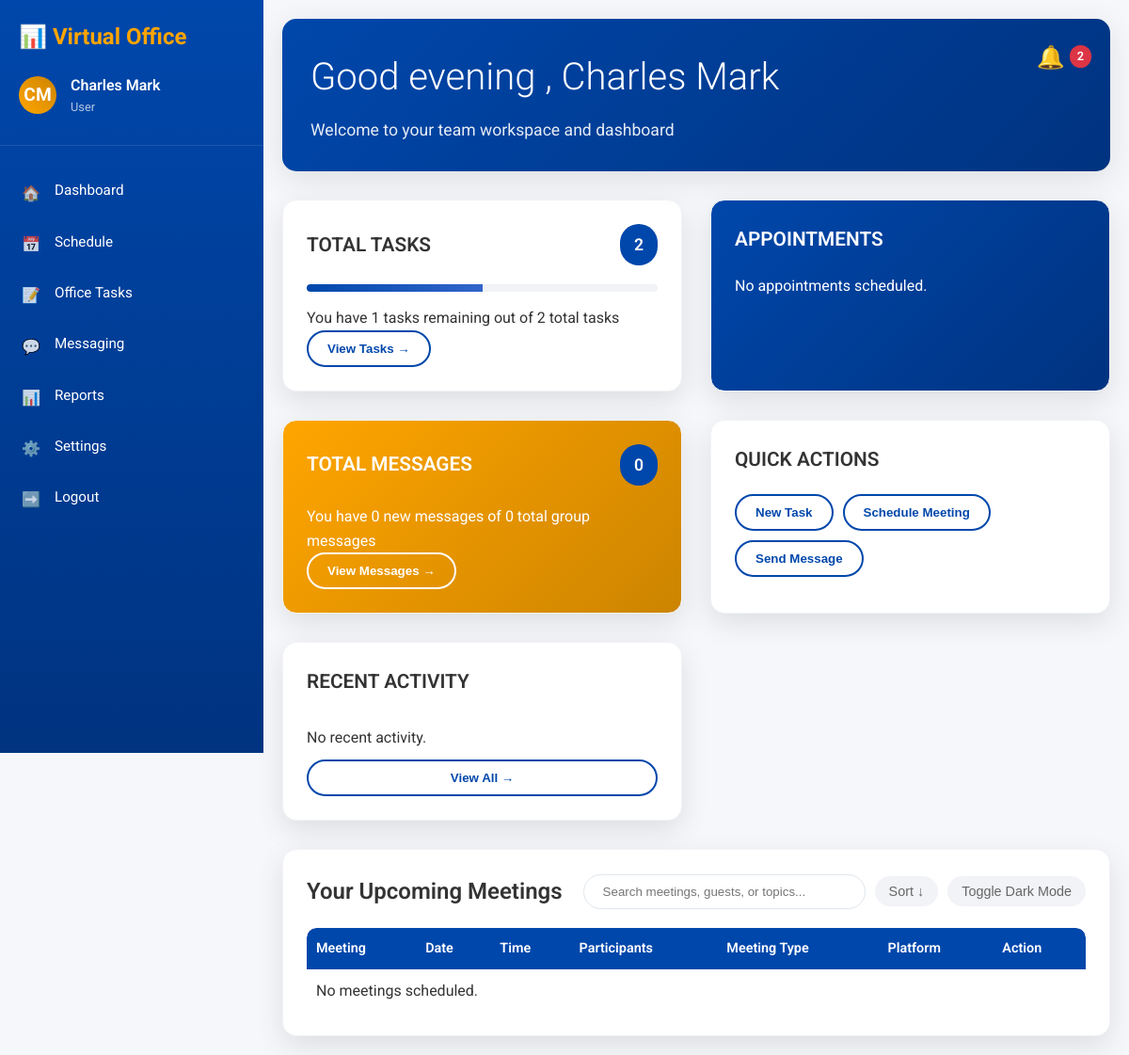
The app's page /dashboard/ (signed in), older data.
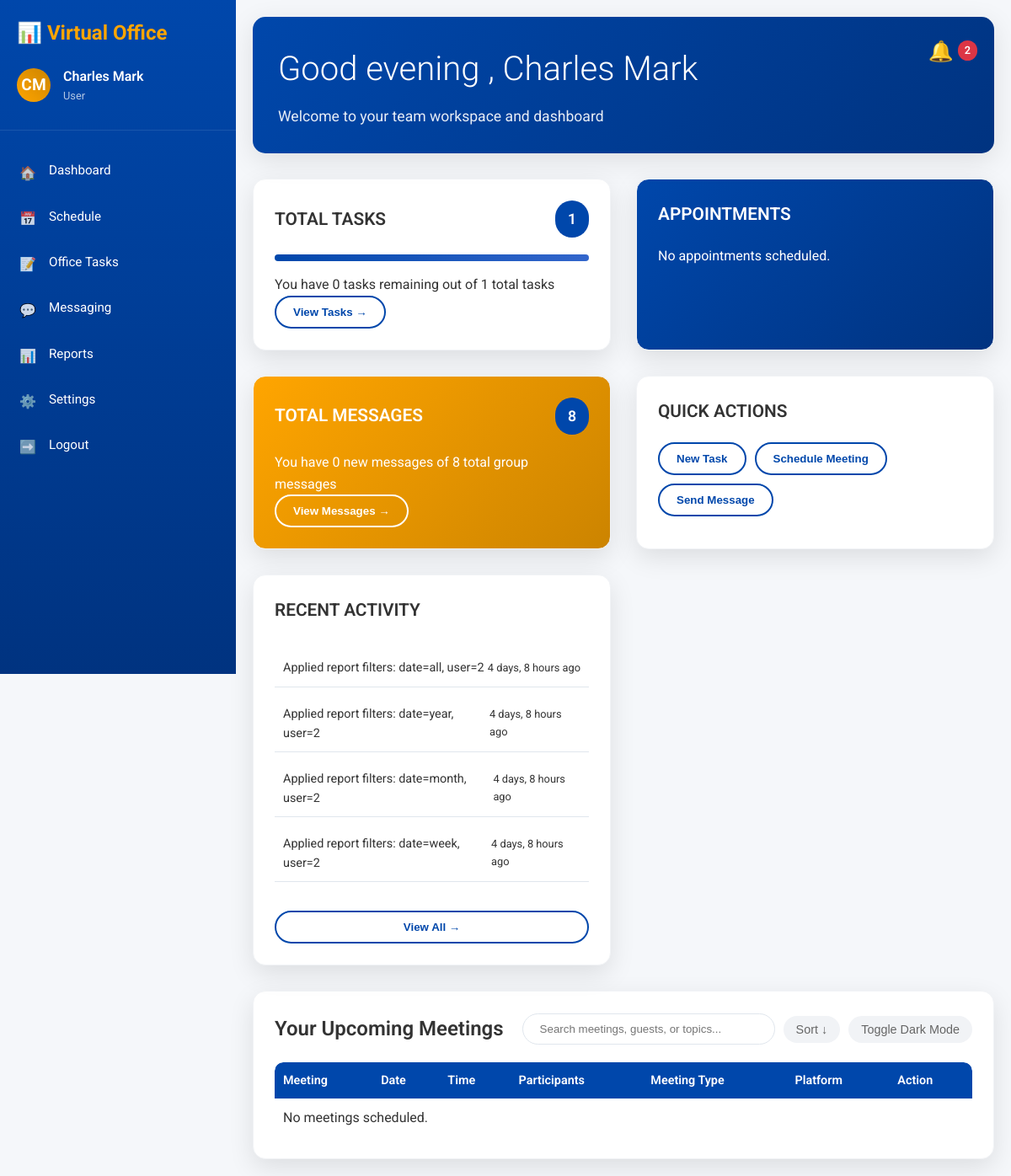
The same page, newer data.
### dashboard/models.py (models this page shows, shortened)
class Activity(models.Model):
    ACTION_TYPES = (
        ('TASK_CREATED', 'Task Created'),
        ('TASK_COMPLETED', 'Task Completed'),
        ('MEETING_SCHEDULED', 'Meeting Scheduled'),
        ('MESSAGE_SENT', 'Message Sent'),
        ('RECORD_UPLOADED', 'Record Uploaded'),
        ('REPORT_FILTERED', 'Report Filtered'),
    )
    user = models.ForeignKey(User, on_delete=models.CASCADE)
    action_type = models.CharField(max_length=20, choices=ACTION_TYPES)
    description = models.TextField()
    timestamp = models.DateTimeField(auto_now_add=True)
    class Meta:
        ordering = ['-timestamp']

### dashboard/views.py (the view)
# urls.py: path('', views.dashboard, name='dashboard'),
@login_required
def dashboard(request):
    try:
        tasks = Task.objects.filter(
            models.Q(user=request.user) | models.Q(assigned_to=request.user)
        ).distinct()
        task_count = tasks.count()
        completed_tasks = tasks.filter(status='Completed').count()
        task_completion_percentage = (completed_tasks / task_count * 100) if task_count > 0 else 0
        remaining_tasks = task_count - completed_tasks
    except Task.DoesNotExist:
        task_count = completed_tasks = task_completion_percentage = remaining_tasks = 0
    upcoming_events = Event.objects.select_related('created_by').filter(
        models.Q(created_by=request.user) | models.Q(participants=request.user),
        start_time__gte=timezone.now()
    ).distinct().order_by('start_time')[:5]
    appointments = meetings = upcoming_events
    try:
        conversations = Conversation.objects.filter(participants=request.user)
        messages = Message.objects.filter(conversation__in=conversations)
        unread_messages = messages.filter(read=False).exclude(sender=request.user).count()
    except (Conversation.DoesNotExist, Message.DoesNotExist):
        messages = []
        unread_messages = 0
    activities = Activity.objects.filter(user=request.user).select_related('user').order_by('-timestamp')[:5]
    today = timezone.now().date()
    start_of_month = today.replace(day=1)
    end_of_month = (start_of_month + relativedelta(months=1) - timedelta(days=1))
    calendar_start = start_of_month - relativedelta(months=1)
    calendar_end = end_of_month + relativedelta(months=1)
    calendar_events = Event.objects.select_related('created_by').filter(
        models.Q(created_by=request.user) | models.Q(participants=request.user),
        start_time__date__range=[calendar_start, calendar_end]
    ).distinct().values('id', 'title', 'start_time')
    calendar_events_json = [
        {
            'id': event['id'],
            'title': event['title'],
            'date': event['start_time'].isoformat() if event['start_time'] else None,
        }
        for event in calendar_events
    ]
    notifications = request.user.notifications.filter(is_read=False) if hasattr(request.user, 'notifications') else []
    now = timezone.now()
    today_iso = today.isoformat()
    context = {
        'user': request.user,
        'active_users': User.objects.filter(is_active=True).count(),
        'pending_tasks': tasks.filter(status='Pending').count(),
        'upcoming_events': Event.objects.filter(
            models.Q(created_by=request.user) | models.Q(participants=request.user),
            start_time__gte=timezone.now()
        ).count(),
        'total_records': Record.objects.filter(user=request.user).count(),
        'tasks': {
            'count': task_count,
            'remaining': remaining_tasks,
        },
        'task_completion_percentage': task_completion_percentage,
        'appointments': appointments,
        'messages': {
            'count': len(messages),
            'unread': unread_messages,
        },
        'meetings': meetings,
        'activities': activities,
        'notifications': {
            'count': notifications.count(),
            'chat': {
                'count': notifications.filter(notification_type='chat').count(),
                'list': notifications.filter(notification_type='chat')[:5]
            },
            'general': {
                'count': notifications.exclude(notification_type='chat').count(),
                'list': notifications.exclude(notification_type='chat')[:5]
            }
        },
        'now': now,
        'calendar_events_json': calendar_events_json,
        'calendar_month': today.month,
        'calendar_year': today.year,
        'today_iso': today_iso,
    }
    return render(request, 'dashboard/dashboard.html', context)

### messaging/context_processors.py (called while the page is built)
def notifications(request):
    if request.user.is_authenticated:
        try:
            user_notifications = request.user.notifications.filter(is_read=False)
            return {
                'chat_notifications': {
                    'count': user_notifications.filter(notification_type='chat').count(),
                    'list': user_notifications.filter(notification_type='chat')[:10]
                },
                'general_notifications': {
                    'count': user_notifications.exclude(notification_type='chat').count(),
                    'list': user_notifications.exclude(notification_type='chat')[:10]
                }
            }
        except AttributeError:
            return {
                'chat_notifications': {'count': 0, 'list': []},
                'general_notifications': {'count': 0, 'list': []}
            }
    return {}

### templates/dashboard/dashboard.html (shortened to what the changed rows need)
{% extends 'base.html' %}
{% block content %}
<header class="header">
    <h1 class="greeting">
    </h1>
</header>
<div class="dashboard-grid">
    <div class="card">
        <div class="card-header">
            <h2 class="card-title">TOTAL TASKS</h2>
            <span class="task-count" id="taskCount">{{ tasks.count }}</span>
        </div>
        <div class="task-progress">
            <div class="task-progress-fill" id="taskProgressFill" style="width: {{ task_completion_percentage }}%"></div>
        </div>
        <p class="task-text" id="taskText">You have {{ tasks.remaining }} tasks remaining out of {{ tasks.count }} total tasks</p>
        <button class="view-tasks-btn" data-url="{% url 'tasks:tasks' %}">View Tasks →</button>
    </div>
    <div class="card appointments-card">
        <div class="card-header">
            <h2 class="card-title">APPOINTMENTS</h2>
        </div>
    </div>
</div>
<div class="dashboard-grid">
    <div class="card messages-card">
        <div class="card-header">
            <h2 class="card-title">TOTAL MESSAGES</h2>
            <span class="message-count">{{ messages.count }}</span>
        </div>
        <p>You have {{ messages.unread }} new messages of {{ messages.count }} total group messages</p>
        <button class="view-tasks-btn" style="border-color: white; color: white;" data-url="{% url 'messaging:messaging' %}">View Messages →</button>
    </div>
    <div class="card">
        <div class="card-header">
            <h2 class="card-title">QUICK ACTIONS</h2>
        </div>
    </div>
    <div class="card activity-feed-card">
        <div class="card-header">
            <h2 class="card-title">RECENT ACTIVITY</h2>
        </div>
        <div class="activity-feed">
            {% for activity in activities %}
            <div class="activity-item">
                <div class="activity-description">{{ activity.description }}</div>
                <div class="activity-timestamp">{{ activity.timestamp|timesince }} ago</div>
            </div>
            {% empty %}
            <p>No recent activity.</p>
            {% endfor %}
        </div>
    </div>
</div>
<div class="meetings-section">
    <div class="meetings-header">
        <h2 class="meetings-title">Your Upcoming Meetings</h2>
    </div>
    <div class="meetings-table-wrapper">
        <table class="meetings-table">
            <thead>
                <tr>
                    <th>Meeting</th>
                    <th>Date</th>
                    <th>Time</th>
                    <th>Participants</th>
                    <th>Meeting Type</th>
                    <th>Platform</th>
                    <th>Action</th>
                </tr>
            </thead>
        </table>
    </div>
</div>
{% endblock %}

Row changes from the older to the newer data that the page shows:
added Activity: description "Applied report filters: date=all, user=2", timestamp "4 days, 8 hours"
added Activity: description "Applied report filters: date=year, user=2", timestamp "4 days, 8 hours"
added Activity: description "Applied report filters: date=month, user=2", timestamp "4 days, 8 hours"
added Activity: description "Applied report filters: date=week, user=2", timestamp "4 days, 8 hours"
Text that changed along with them:
{{ tasks.count }}: "2" → "1"
{{ task_completion_percentage }}: 50.0 → 100.0 (drawn)
{{ tasks.remaining }}: "1" → "0"
{{ messages.count }}: "0" → "8"
text no longer shown: "No recent activity."
